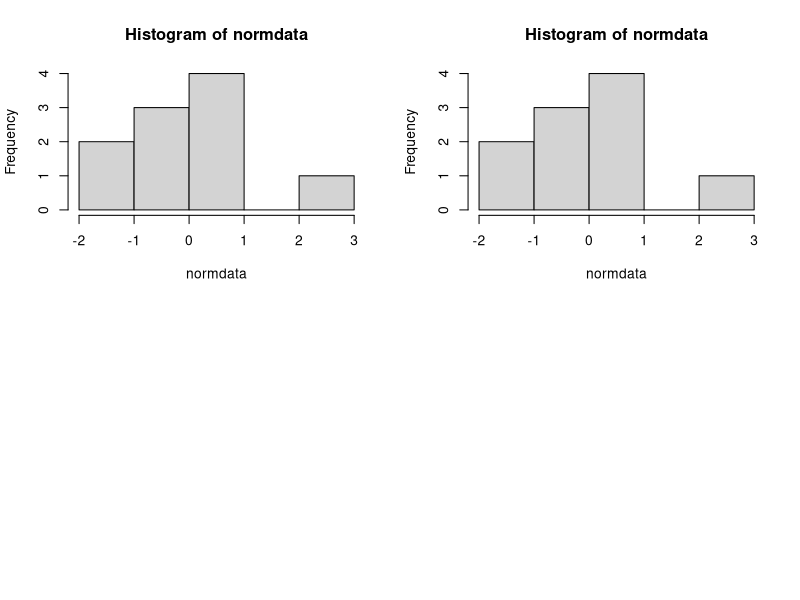
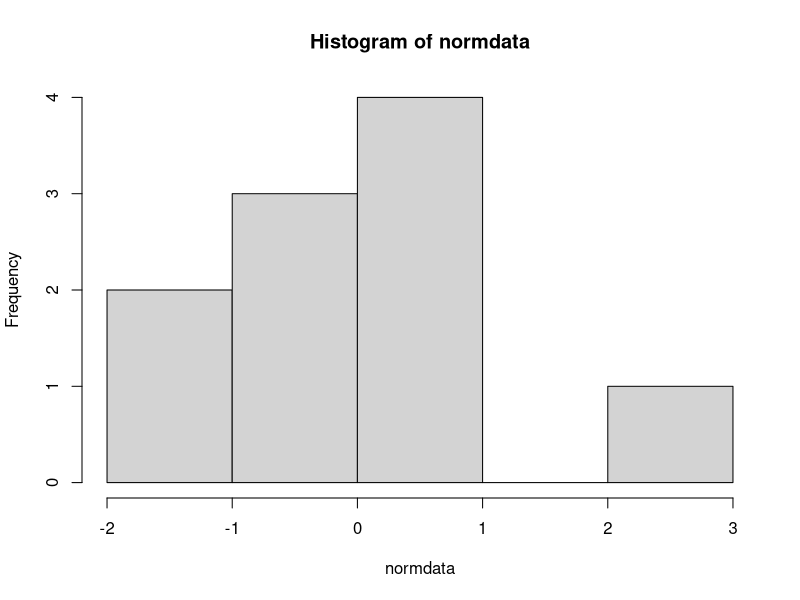
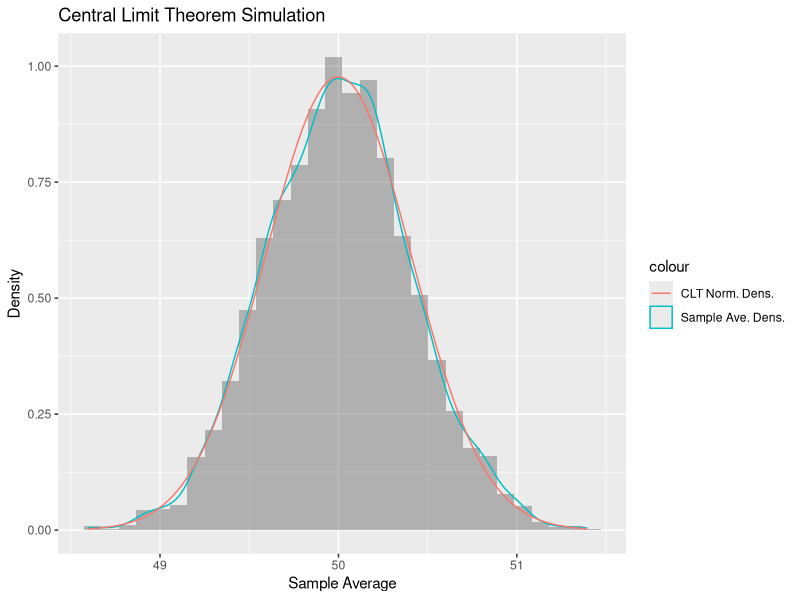
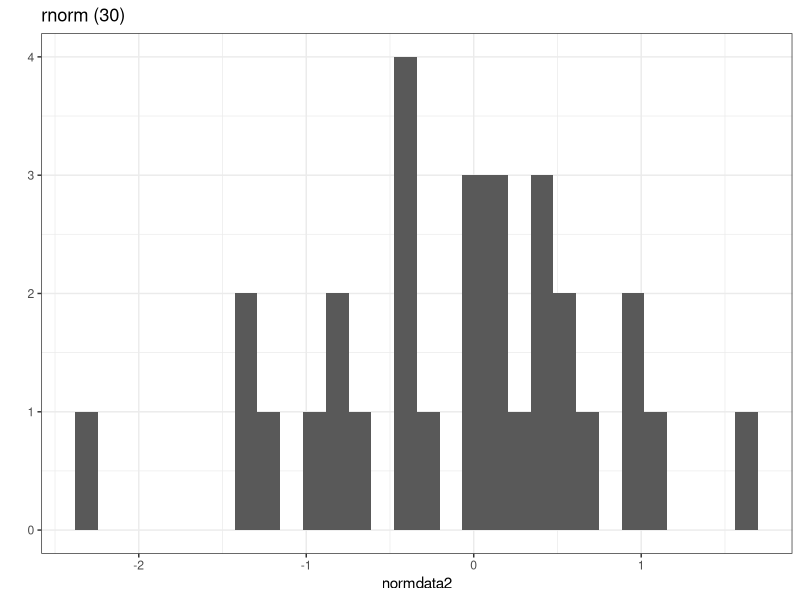
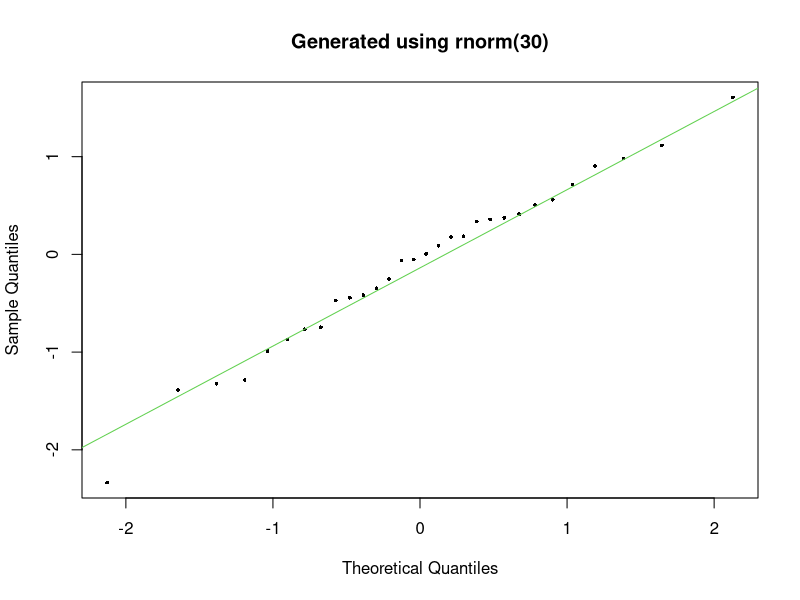
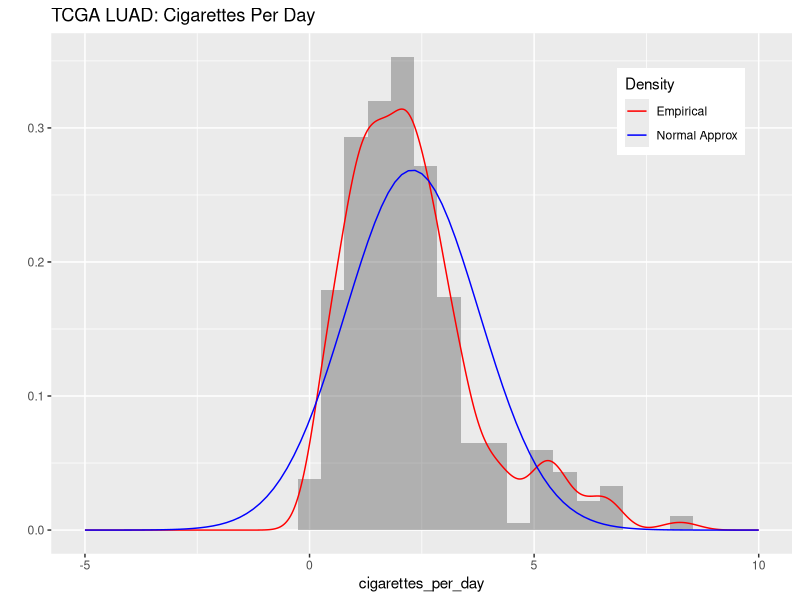
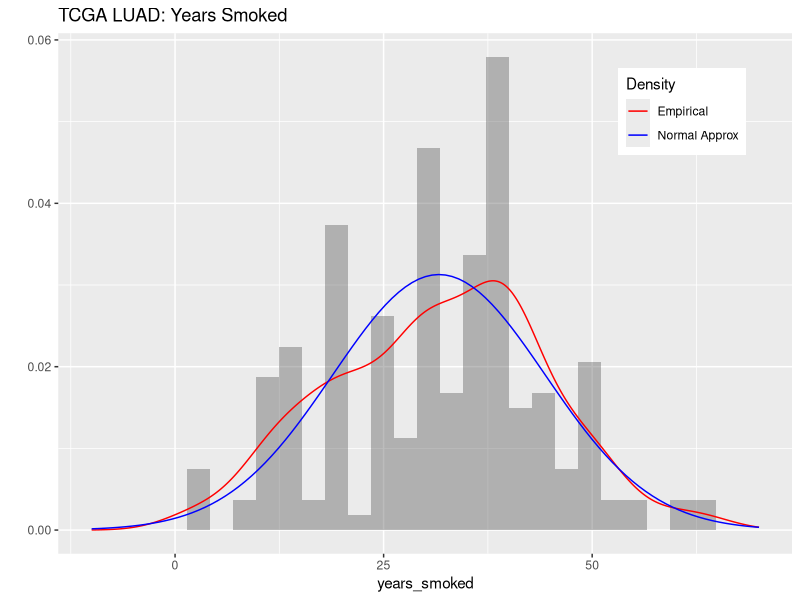
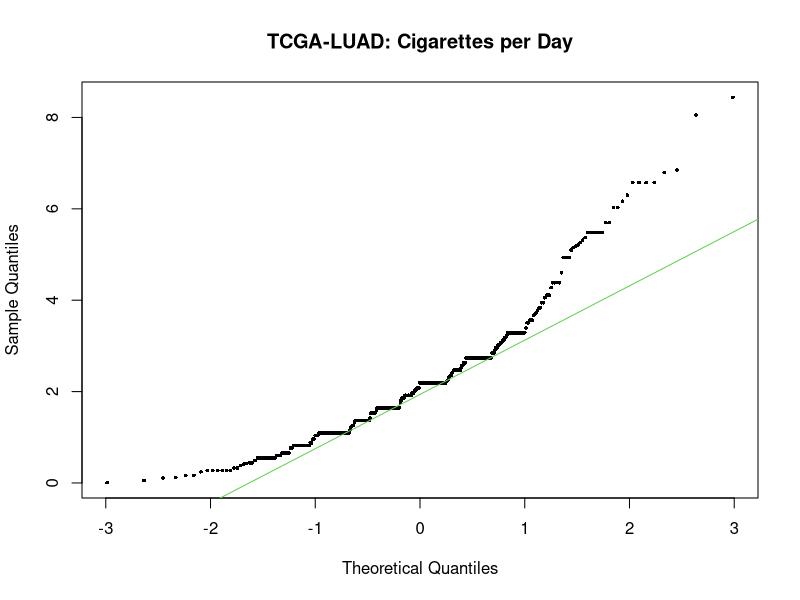

Write R code to recreate these figures, in order.
## ---- chunk 1
knitr::opts_chunk$set(echo = TRUE)

library(knitr)
library(ggplot2)
library(nortest)

## ---- chunk 2

tcga_luad <- read.csv("TCGA_LUAD_clinical.csv",  na.string="NA", 
                      stringsAsFactors=FALSE, row.names=1)

## ---- chunk 3
# A little trick to save your original graphing configuration as a variable "opar" 
# so you can return to the original native configuration before you changed the 
# par()ameters of the graphing window.
# no.readonly = TRUE specifies that we do not want read only parameters. 
opar <- par(no.readonly = TRUE)

# Split your graphing window into a 2x2 (row,column). 
# You may need to open up your plotting window a bit wider.
par(mfrow=c(2, 2)) 

# Let's build a random distribution with 1000 points total. 

# The default mean for rnorm is 0 and the and the standard deviation is 1. 

# Pull observations from the standard normal distribution
normdata <- rnorm(10, mean=0, sd=1) 
hist(normdata)
mean(normdata)
sd(normdata)

# Re-run the lines above three more times to fill up your 2x2.  
# Something should be obvious to the eye in the histogram and in what you expect 
# from the mean and standard deviation.

# At the end of your run, reload the naive parameters you saved, to reset your 
# graphics window, if you don't you'll be stuck with a 2x2 divide until you 
# remove all plots from your plot window.
hist(normdata)
par(opar)

# Now, a graph will only contain a single plot.
hist(normdata)
## ---- chunk 4

# Let X1, X2, ..., X10 be a sequence of i.i.d. random variables uniformly 
# distributed from 0 to 1.
runif(n = 10, min = 0, max = 1)

# We use "replicate"" to build a vector of length "number_of_samples" by repeatedly 
# executing the following expression surrounded by {}. 
# In the expression, we sum the binomial sampling of "rolls" times. 
number_of_samples <- 5000
size_of_each_sample <- 5000
unif_min <- 0
unif_max <- 100
# Calculate the uniform distribution mean and variance using equations from
# https://en.wikipedia.org/wiki/Uniform_distribution_(continuous)
unif_mean <- (unif_max - unif_min) / 2
unif_sd <- (((unif_max - unif_min) ^ 2) / 12) ^ 0.5
clt_norm_mean <- unif_mean
clt_norm_sd <- unif_sd / (size_of_each_sample ^ 0.5)


sample_average_vector <- replicate(number_of_samples, {
  mean(runif(n = size_of_each_sample, min = unif_min, max = unif_max))
})

ggplot(data = data.frame(x = sample_average_vector), mapping = aes(x = x)) +
  geom_histogram(mapping = aes(y = ..density..), alpha = 0.4) +
  geom_density(mapping = aes(color = 'Sample Ave. Dens.')) +
  stat_function(fun = dnorm, 
                # Parameters of the normal distribution specified by the central
                # limit theorem. 
                args = list(mean=clt_norm_mean, 
                            sd=clt_norm_sd), 
                aes(colour = 'CLT Norm. Dens.')) + 
  labs(x = 'Sample Average', y = 'Density') + 
  ggtitle("Central Limit Theorem Simulation")



# Feel free to change the "number_of_samples" and "size_of_each_sample" of the simulation. 

## ---- chunk 5
quantile(0:10, probs=seq(0, 1, 0.1))
# First test a qq-plot on a truly normal distribution
num_points <- 30
normdata2 <- rnorm(num_points)

# Let's use qplot to generate a histogram using qqplots. More on qqplots2 next week.
qplot(normdata2) + 
  geom_histogram() + 
  theme_bw() + 
  ggtitle(paste("rnorm (", num_points, ")", sep=""))

# Ignore any binwidth errors today.

# Let's look at this distribution in normdata2 versus an idealized 
# normal distribution (theoretical quantiles)

qqnorm(normdata2, pch=16, cex=0.5, main=paste("Generated using rnorm(", num_points, ")", sep=""))
qqline(normdata2, col=3)

# Increase the number of num_points to a much higher number. What do you observe?

# Let's use real data: Plotting the distributions from TCGA-LUAD from Week 1.

# Cigarettes per day.
# mean and sd:

luad_cpd_sd <- sd(tcga_luad$cigarettes_per_day, na.rm=TRUE)
luad_cpd_mean <- mean(tcga_luad$cigarettes_per_day, na.rm=TRUE)

#Using ggplot2, graphing the cigarettes per day -- first with the histogram, 
# then overlay a blue normal approximation, then a red empirical density plot 
# (same data as histogram). Note that each call to ggplot2 is separated by 
# a "+" sign.  (Ignore warnings on non-finite values that come out -- this is 
# normal for columns with missing data.)

qplot(x = cigarettes_per_day, xlim=c(-5, 10), data = tcga_luad, geom = "blank") +  
  geom_histogram(aes(y = ..density..), alpha = 0.4) +
  geom_line(aes(y = ..density.., colour = 'Empirical'),stat = 'density') +  
  stat_function(fun = dnorm, args = list(mean=luad_cpd_mean, sd=luad_cpd_sd), 
                aes(colour = 'Normal Approx'))  + 
  scale_colour_manual(name = 'Density', values = c('red', 'blue')) + 
  theme(legend.position = c(0.85, 0.85))+ ggtitle("TCGA LUAD: Cigarettes Per Day")

# Repeat this for years_smoked below:
luad_ys_sd <- sd(tcga_luad$years_smoked, na.rm=TRUE)
luad_ys_mean <- mean(tcga_luad$years_smoked, na.rm=TRUE)

qplot(x = years_smoked, data = tcga_luad, xlim=c(-10,70), geom = "blank") + 
  geom_histogram(aes(y = ..density..), alpha = 0.4) +
  geom_line(aes(y = ..density.., colour = 'Empirical'),stat = 'density') +  
  stat_function(fun = dnorm, args = list(mean=luad_ys_mean, sd=luad_ys_sd), 
                aes(colour = 'Normal Approx')) + 
  scale_colour_manual(name = 'Density', values = c('red', 'blue')) + 
  theme(legend.position = c(0.85, 0.85)) + ggtitle("TCGA LUAD: Years Smoked")


# So basically both of these plots make the data look like they might be normal 
# based on just the general distribution (blue ideal versus red empirical 
# densities). Another helpful plot is the qqplot, where the approximate normal 
# distribution is on the x-axis "Theoretical Quantiles" and the y-axis shows the 
# actual data organized by distribution as "Sample Quantiles".

qqnorm(tcga_luad$cigarettes_per_day, pch=16, cex=0.5, main="TCGA-LUAD: Cigarettes per Day")

# Now add a line approximating a linear "fit" to the majority of the data:

qqline(tcga_luad$cigarettes_per_day, col=3)

# Interpret the interesting shape of the points above the line -- check out 
# the cigarettes_per_day histogram. 

qqnorm(tcga_luad$years_smoked, pch=16,cex=0.5, main="TCGA-LUAD: Years smoked")
qqline(tcga_luad$years_smoked, col=3) # adds a trendline

## ---- chunk 6

#Testing the theoretical normal distribution

nortest_points <- 100
normdata_nortest <- rnorm(nortest_points)

#Sharpio-Wilk test:
shapiro.test(normdata_nortest)
shapiro.test(1:1000)

#Let's run the Anderson-darling test on normal data:
ad.test(normdata_nortest) 
ad.test(1:1000)


shapiro.test(tcga_luad$cigarettes_per_day)
shapiro.test(tcga_luad$years_smoked)
## ---- chunk 7
# What is the critical value of Z for an alpha of 0.05?
# See also sections 2.6.1 and 2.7 in Sabo and Boone

# ONE TAILED TEST: Greater Than.
alpha <- 0.05 
z0 <- qnorm(1-alpha) #critical value on one tail. 
print(z0)  # What is it?

# What is the test statistic (z) for proportion #2? 
prop2 <- 22 / 200     # second study patient proportion 
p0 <- .10           # TCGA LUAD proportion
n <- 200            # second study sample size

# eq 2.2 in Sabo/Boone:
z <- (prop2 - p0) / sqrt(p0 * (1 - p0) / n) 
print(z)

# Note that when prop2 goes lower, say 13/200, z is negative. What does this mean? 
# Does this impact your interpretation at all?

# Do we support the null hypothesis that the second study has a significantly 
# greater number of heavy smokers given an alpha of 0.05? If the null hypothesis
# is upheld, then TRUE, if not, then FALSE.
z >= z0 

# Change the numbers, now. Move to proportions in the new study being (say) 18/200, 
# 20/200, 50/200...is it what you expect?
## ---- chunk 8

# See sections 2.6.1 and 2.7 in Sabo and Boone for this background.

alpha <- 0.05 
z0 <- qnorm(1-alpha) 
print(z0)     #critical value we're testing against.

# What is our test statistic (z) for our test? 
hs <- 22     # second study heavy smokers
p0 <- .10           # TCGA LUAD proportion
n2 <- 200           #Number of tests

# no Yates correction, select for p>=p0 
propresult <- prop.test(hs, n2, p=p0, correct=FALSE, alternative="greater") 

print(propresult)

# Comparing prop.test to z-score method.
Xstat <- propresult$statistic[[1]] # X-statistic 
print(sqrt(Xstat)) #for comparison to z
# Is prop.test's X-squared statistics close to the z-statisic? 
z = (hs / n2 - p0) / sqrt(p0 * (1 - p0) / n2)
print(abs(z))
## ---- chunk 9

#See sections 2.6.1 and 2.7 in Sabo and Boone for this background.

hs <- 22     # second study heavy smokers
p0 <- .10    # TCGA LUAD proportion
n2 <- 200    # Number of tests

propresult <- prop.test(hs, n2, p=p0, correct=FALSE, alternative="greater") #no Yates correction

print(propresult)

# Comparing prop.test to z-score method.
Xstat <- propresult$statistic[[1]] # X-statistic 
print(sqrt(Xstat)) #for comparison to z
# Is prop.test's X-squared statistics close to the z-statisic? 
z = (hs / n2 - p0) / sqrt(p0 * (1 - p0) / n2)
print(abs(z))

# Probability of difference (of rejecting the null hypothesis) can be calculated 
# with a p-value derived from the Z-score. We use the pnorm() function. 
# However, in pnorm(), avoid any problems with the sign of the z-score we use 
# the negative absolute value of the z-score.

# See Figure 3 in the Week 2 Course Notes for the relationship between 
# the Z score and the normal distribution, and where alpha=0.05, z=1.96

# In the case of a one-sided test:
pvalue_z_onesided <- pnorm(-abs(z))
pvalue_z_onesided
# and from the prop.test:
propresult$p.value
# both are identical, though prop.test does use a different method.
## ---- chunk 10

# This is the Z-statistic test for the two-tailed case.

alpha <- 0.05 
z0 <- qnorm(1 - alpha / 2) 
print(z0)     #critical value we're testing against.

# TWO-TAILED TEST for Z statistic

hs <- 30           # second study patient proportion 
p0 <- .10          # TCGA LUAD proportion
n2 <- 200          # second study sample size

# eq 2.2 in Sabo/Boone:
z_twotail <- (hs / n2 - p0) / sqrt(p0 * (1 - p0) / n) 

abs(z_twotail) <= z0 # false==reject null of no difference

# Two-tailed p-value: must multiply the equivalent single-tail probability by 2.
# This p-value is 1-P where P is the probability that the null can be rejected. 
# Thus the smaller the p-value, the greater the probability of rejecting the null.

pval_z_twotail <- 2 * pnorm(z_twotail, lower.tail=FALSE) 
# pvalue from the two-tailed z-score analysis:
pval_z_twotail

proptest_twotail <- prop.test(hs, n2, p=p0, correct=FALSE, alternative="two.sided") #no Yates correction
# pvalue from the two-tail proptest analysis:
proptest_twotail$p.value
## ---- chunk 11

# Let's create a range of z-scores to test.
z_score_range <- seq(-4, 4, by = .2) # Range of zscores to test using seq()

# Calculate the height of the curve at each location. 
# These results are equivalent to the height of the density curve (or histogram) 
# at each position. This also is equivalent of the "probabilty density" at that point. 
den_zscores<-dnorm(z_score_range) 

# We plot without the axis, so we can put in tickmarks with equivalent z-scores on the density function. 
plot(den_zscores, type = "l", main = "PDF on the Standard Normal Distribution", 
     xlab= "Z-score", ylab="Density", xaxt="n") 

#in order of the sigma scores.
den_zscore_sigmas<-c(dnorm(4), dnorm(3), dnorm(2), dnorm(1), dnorm(0), dnorm(1), 
                     dnorm(2), dnorm(3), dnorm(4)) 

den_score_labels<-c(-4, -3, -2, -1, 0, 1, 2, 3, 4) #labels

#axis(1)
axis(1, at=which(den_zscores %in% den_zscore_sigmas), labels=den_score_labels)
